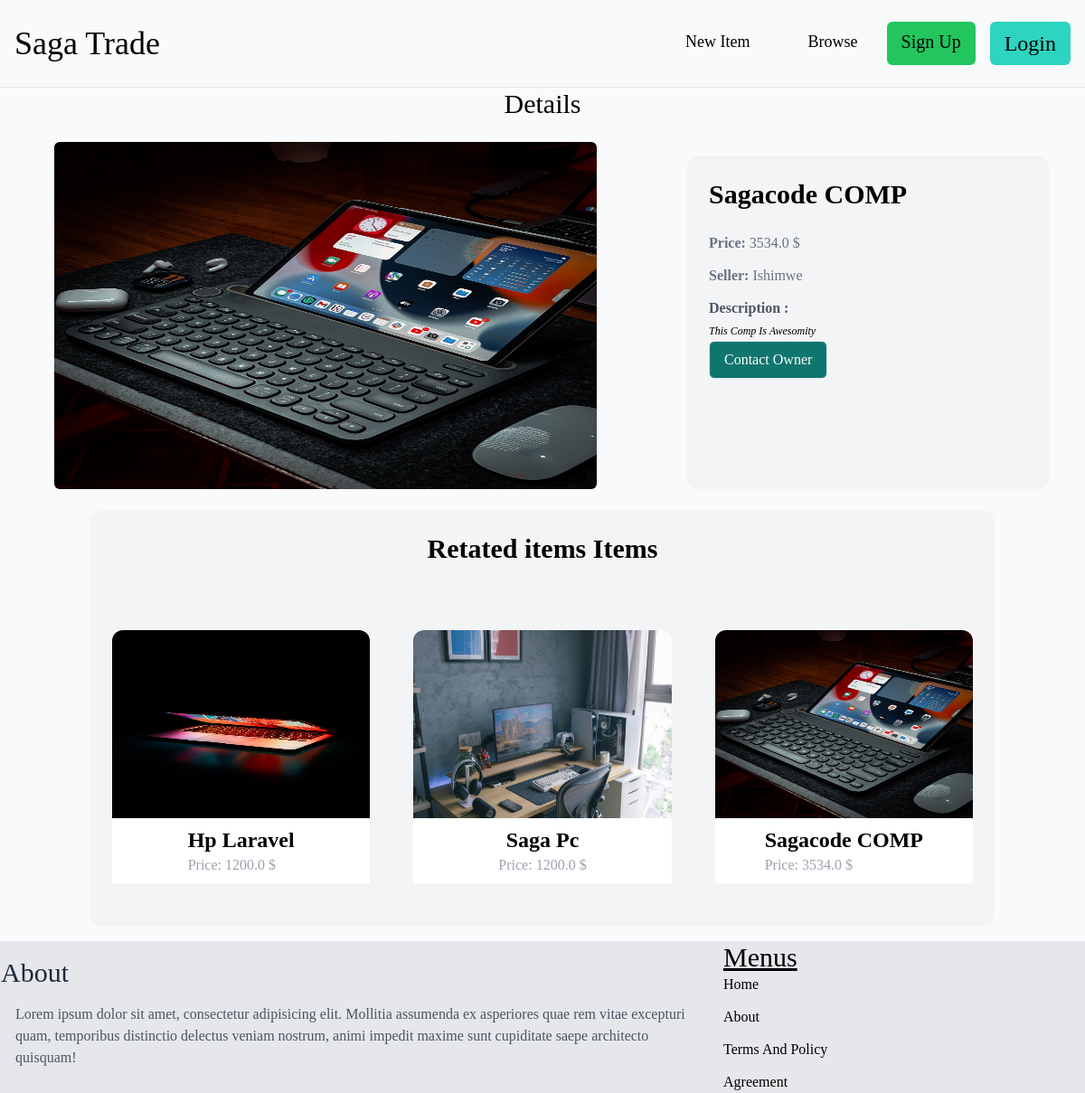
The page /13/ on the database its author committed.
### home/models.py (models this page shows)
class Item(models.Model):
    category = models.ForeignKey(
        Category, related_name="items", on_delete=models.CASCADE)
    name = models.CharField(max_length=200)
    description = models.TextField(blank=True, null=True)
    price = models.FloatField(null=False)
    image = models.ImageField(upload_to="images", blank=True)
    is_solid = models.BooleanField(default=False)
    createdBy = models.ForeignKey(
        User, related_name="items", on_delete=models.CASCADE)
    created_at = models.DateTimeField(auto_now_add=True)
    def __str__(self):
        return self.name

### home/views.py (the view)
# urls.py: path('<int:pk>/', details, name="details"),
def details(request, pk):
    item = get_object_or_404(Item, pk=pk)
    if item is None:
        return messages.error(request, 'No such item')
    related_item = Item.objects.filter(
        category=item.category, is_solid=False).exclude(pk=pk)[0:3]
    print(item)
    return render(request, 'details.html', {'item': item,
                                            "related_item": related_item})

### home/templates/details.html
{% extends 'index.html' %} {% block title %} {{item.name}} {% endblock title %}
{% block content %}
<h1 class="text-3xl text-center">Details</h1>
<section class="grid space-y-4 md:grid-cols-5 my-6">
  <div class="md:col-span-3 mx-auto w-10/12">
    <img
      class="h-96 w-full rounded-md"
      src="{{item.image.url}}"
      alt="{{item.name}}"
    />
  </div>
  <div class="md:col-span-2 mx-auto w-10/12  space-y-3 p-6 bg-gray-100 rounded-xl">
    <h1 class="mb-6 capitalize font-semibold text-3xl">{{item.name}}</h1>
    <p class="text-gray-500 capitalize">
      <strong>price: </strong> {{item.price}} $
    </p>
    <p class="text-gray-500 capitalize">
      <strong>Seller: </strong> {{item.createdBy}}
    </p>
    {% if item.description %}
    <div>
      <h1 class="capitalize text-gray-600 font-bold">Description :</h1>
      <i class="capitalize text-xs">{{item.description}}</i>
    </div>
    {% endif %}
     {% if request.user == item.createdBy %}
     <div class="mt-6 p-6 bg-white rounded-xl">
      <p>This is your item</p>
            <a href="{% url 'home:edit' item.id %}" class="px-4 py-2 tracking-wide rounded-xl hover:scale-105 text-white mt-6 inline-block capitalize bg-teal-500 border">Edit</a>
      <a href="{% url 'home:delete' item.id %}" class="px-4 py-2 rounded-xl hover:scale-105 text-white mt-6 inline-block capitalize bg-red-500 border">Delete</a>
     </div>
     {% else %}
     <a href="{% url 'message:conv' item.id %}">
      <button
        class="border py-2 px-4 rounded-md bg-teal-700 text-white font-medium hover:scale-105"
      >
        Contact Owner
      </button>
    </a>
     {% endif %}
  </div>
</section>
<div class="mt-6 w-10/12 mx-auto px-6 bg-gray-100 rounded-xl">
  <h1 class="text-center text-3xl py-6 font-semibold">Retated items Items</h1>
  <div class="grid grid-cols-3 gap-12">
    {% for item in related_item %}
    <div class="rounded-t-xl my-12 bg-white">
      <a href="{% url 'home:details' item.id %}" class="b">
        <img
          src="{{item.image.url}}"
          alt="image"
          class="rounded-t-xl h-52 w-full"
        />
        <div class="grid justify-center py-2 px-4">
          <h1 class="capitalize font-bold text-2xl text-center">
            {{item.name}}
          </h1>
          <p class="text-gray-400">
            <span class="capitalize">price:</span>
            <span class="">{{item.price}} $</span>
          </p>
        </div>
      </a>
    </div>
    {%empty%}
    <p class="text-center text-3xl text-red-300 w-full">No related data !!</p>
    {% endfor %}
  </div>
</div>
{% endblock content %}

### rows shown on the page
Item: image (picture), name "Sagacode COMP", price "3534.0", createdBy "Ishimwe", description "This Comp Is Awesomity"
Item: image (picture), name "Hp Laravel", price "1200.0"
Item: image (picture), name "Saga Pc", price "1200.0"
Item: image (picture), name "Sagacode COMP", price "3534.0"
